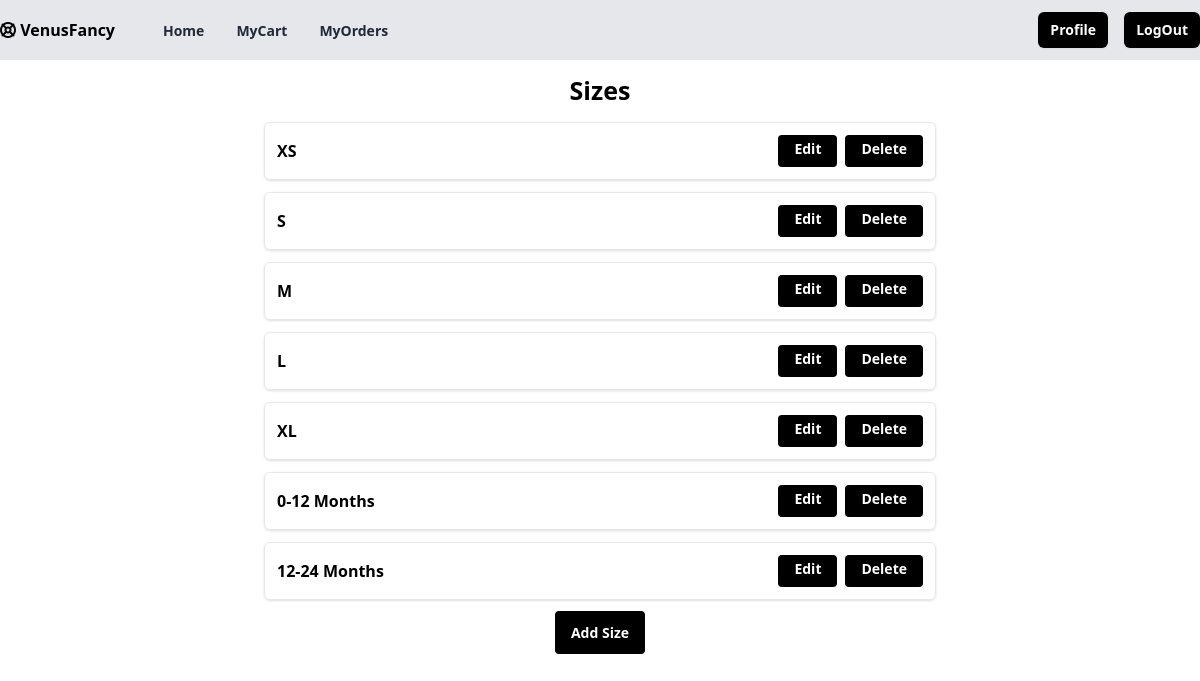
/size/all/ (signed in), run on the app's committed database.
### myfancy/models.py (models this page shows)
class Size(models.Model):
    name=models.CharField(max_length=200,unique=True)
    created_date=models.DateTimeField(auto_now_add=True)
    updated_date=models.DateTimeField(auto_now=True)
    is_active=models.BooleanField(default=True)
    def __str__(self):
        return self.name

### myfancy/views.py (the view)
# urls.py: path("size/all/",views.SizeListView.as_view(),name="size-all"),
@method_decorator(signin_required,name="dispatch")
class SizeListView(ListView):
    model=Size
    template_name="shop/size_list.html"
    context_object_name="sizes"

### myfancy/templates/shop/size_list.html
{% extends "shop/base.html" %}
{% block main_block %}
{%if sizes%}
<div class="my-3 mx-auto text-center"><label for=""><h1 class="text-[25px]"><b>Sizes</b></h1></label></div>
    {%for s in sizes%}
    <div class="flex max-w-2xl flex-col items-center rounded-md border md:flex-row mx-auto mt-3 shadow border p-3">
        <div class="flex justify-between items-center w-full">
            <b>{{s}}</b>
            <div class="flex space-x-2">
                <a href="{% url 'size-edit' s.id %}" class="h-8 rounded bg-black px-4 py-1 text-white text-sm font-semibold hover:bg-gray-800 focus:outline-none">Edit</a>
                <a href="{% url 'size-delete' s.id %}" class="h-8 rounded bg-black px-4 py-1 text-white text-sm font-semibold hover:bg-gray-800 focus:outline-none">Delete</a>
            </div>
        </div>
    </div>
    {%endfor%}
    {%else%}
        <div class="text-center"><b>No Size Yet</b></div>
    {%endif%}
    <div class="my-5">
    <center>
    <a href="{% url 'size-add'%}" class="h-8 rounded bg-black px-4 py-3 text-white text-sm font-semibold hover:bg-gray-800 focus:outline-none">Add Size</a>
    </center>
    </div>
{%endblock%}

### data on the page
Size: name "XS"
Size: name "S"
Size: name "M"
Size: name "L"
Size: name "XL"
Size: name "0-12 Months"
Size: name "12-24 Months"
